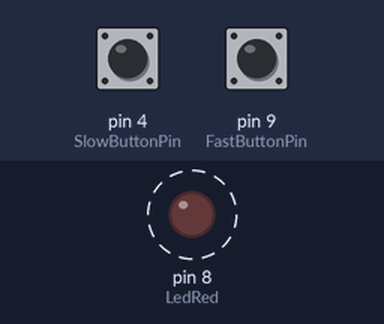
A sketch run on a simulated Arduino Uno, built with avr-gcc and run on an emulated ATmega328P. Parts: output pins drawn as LEDs (lit = HIGH). Dashed ring = blinking. Inputs (shaded band) come from the test bench; at power-on: pin 4 (SlowButtonPin) HIGH, pin 9 (FastButtonPin) HIGH.

Above: at 4.8 s.
4.9 s: pin 4 (SlowButtonPin) pulled LOW for 2.35 s
At 7.1 s:
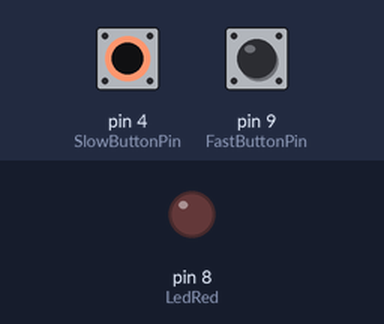
8.7 s: pin 9 (FastButtonPin) pulled LOW for 2.35 s
At 10.9 s:
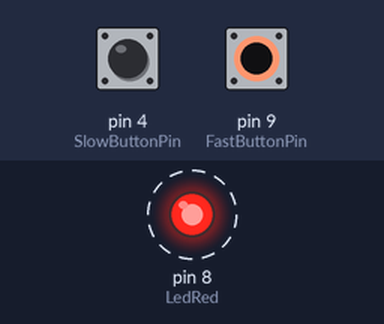
Timing chart, 0 to 18.5 s (numbered marks = the images above; inputs shaded):
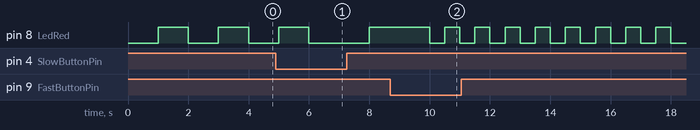

Measured:
- after the input at 8.7 s, pin 8 (LedRed): alternates HIGH for 0.50 s and LOW for 0.50 s, starting after 1.8 s
- by itself, pin 8 (LedRed): alternates HIGH for 1.0 s and LOW for 1.0 s

The sketch:

blinking_exercise.ino
```cpp
const int LedRed = 8;
const int FastButtonPin = 9;
const int SlowButtonPin = 4;

int fastButtonState = 0;
int lastFastButtonState = 0;
int slowButtonState = 0;
int lastSlowButtonState = 0;

int blinkDelay = 1000;

void setup() {
  pinMode(LedRed, OUTPUT);
  pinMode(FastButtonPin, INPUT_PULLUP);
  pinMode(SlowButtonPin, INPUT_PULLUP);
}

void loop() {
  fastButtonState = digitalRead(FastButtonPin);
  slowButtonState = digitalRead(SlowButtonPin);

  if(fastButtonState == LOW && lastFastButtonState == HIGH){
      if(blinkDelay == 500) {
          blinkDelay = 1000;
        } else {
            blinkDelay = 500;
        }
    }

  if(slowButtonState == LOW && lastSlowButtonState == HIGH){
      if(blinkDelay == 2000){
          blinkDelay = 1000;
        } else {
            blinkDelay = 2000;
          }
    }

  lastFastButtonState = fastButtonState;
  lastSlowButtonState = slowButtonState;

  digitalWrite(LedRed, LOW);
  delay(blinkDelay);
  digitalWrite(LedRed, HIGH);
  delay(blinkDelay);
}
```
